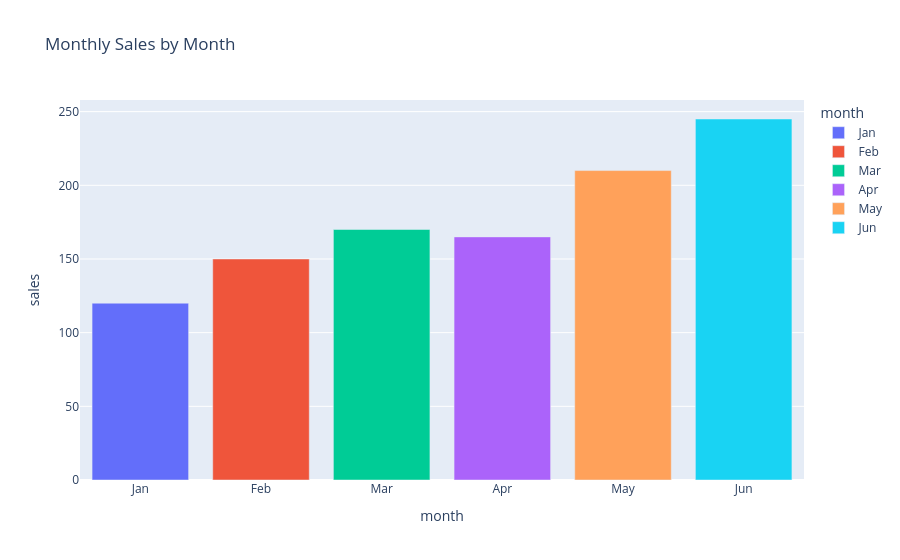

This figure's notebook cell:
### Code cell
#4. Create a Bar Chart
#Bar charts are useful for comparing values across categories.

fig = px.bar(
    sales_df,
    x='month',
    y='sales',
    title='Monthly Sales by Month',
    color='month'
)
fig.show()
fig.write_html("plot.html")

### Figure 1 — Plotly figure (JSON) as saved in the notebook; plotly's stock layout.template omitted (floating-point values rounded to 4 significant figures)
{"data": [{"hovertemplate": "month=%{x}<br>sales=%{y}<extra></extra>", "legendgroup": "Jan", "marker": {"color": "#636efa", "pattern": {"shape": ""}}, "name": "Jan", "orientation": "v", "showlegend": true, "textposition": "auto", "type": "bar", "x": ["Jan"], "xaxis": "x", "y": [120], "yaxis": "y"}, {"hovertemplate": "month=%{x}<br>sales=%{y}<extra></extra>", "legendgroup": "Feb", "marker": {"color": "#EF553B", "pattern": {"shape": ""}}, "name": "Feb", "orientation": "v", "showlegend": true, "textposition": "auto", "type": "bar", "x": ["Feb"], "xaxis": "x", "y": [150], "yaxis": "y"}, {"hovertemplate": "month=%{x}<br>sales=%{y}<extra></extra>", "legendgroup": "Mar", "marker": {"color": "#00cc96", "pattern": {"shape": ""}}, "name": "Mar", "orientation": "v", "showlegend": true, "textposition": "auto", "type": "bar", "x": ["Mar"], "xaxis": "x", "y": [170], "yaxis": "y"}, {"hovertemplate": "month=%{x}<br>sales=%{y}<extra></extra>", "legendgroup": "Apr", "marker": {"color": "#ab63fa", "pattern": {"shape": ""}}, "name": "Apr", "orientation": "v", "showlegend": true, "textposition": "auto", "type": "bar", "x": ["Apr"], "xaxis": "x", "y": [165], "yaxis": "y"}, {"hovertemplate": "month=%{x}<br>sales=%{y}<extra></extra>", "legendgroup": "May", "marker": {"color": "#FFA15A", "pattern": {"shape": ""}}, "name": "May", "orientation": "v", "showlegend": true, "textposition": "auto", "type": "bar", "x": ["May"], "xaxis": "x", "y": [210], "yaxis": "y"}, {"hovertemplate": "month=%{x}<br>sales=%{y}<extra></extra>", "legendgroup": "Jun", "marker": {"color": "#19d3f3", "pattern": {"shape": ""}}, "name": "Jun", "orientation": "v", "showlegend": true, "textposition": "auto", "type": "bar", "x": ["Jun"], "xaxis": "x", "y": [245], "yaxis": "y"}], "layout": {"barmode": "relative", "legend": {"title": {"text": "month"}, "tracegroupgap": 0}, "title": {"text": "Monthly Sales by Month"}, "xaxis": {"anchor": "y", "categoryarray": ["Jan", "Feb", "Mar", "Apr", "May", "Jun"], "categoryorder": "array", "domain": [0, 1], "title": {"text": "month"}}, "yaxis": {"anchor": "x", "domain": [0, 1], "title": {"text": "sales"}}}}
